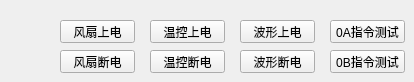
    <widget class="QWidget" name="tab_4">
     <attribute name="title">
      <string>430控制</string>
     </attribute>
     <widget class="QPushButton" name="fanElec_open">
      <property name="geometry">
       <rect>
        <x>60</x>
        <y>20</y>
        <width>75</width>
        <height>23</height>
       </rect>
      </property>
      <property name="text">
       <string>风扇上电</string>
      </property>
     </widget>
     <widget class="QPushButton" name="fanElec_close">
      <property name="geometry">
       <rect>
        <x>60</x>
        <y>50</y>
        <width>75</width>
        <height>23</height>
       </rect>
      </property>
      <property name="text">
       <string>风扇断电</string>
      </property>
     </widget>
     <widget class="QPushButton" name="temElec_open">
      <property name="geometry">
       <rect>
        <x>150</x>
        <y>20</y>
        <width>75</width>
        <height>23</height>
       </rect>
      </property>
      <property name="text">
       <string>温控上电</string>
      </property>
     </widget>
     <widget class="QPushButton" name="temElec_close">
      <property name="geometry">
       <rect>
        <x>150</x>
        <y>50</y>
        <width>75</width>
        <height>23</height>
       </rect>
      </property>
      <property name="text">
       <string>温控断电</string>
      </property>
     </widget>
     <widget class="QPushButton" name="pushButton_17">
      <property name="geometry">
       <rect>
        <x>240</x>
        <y>20</y>
        <width>75</width>
        <height>23</height>
       </rect>
      </property>
      <property name="text">
       <string>波形上电</string>
      </property>
     </widget>
     <widget class="QPushButton" name="waveElec_close">
      <property name="geometry">
       <rect>
        <x>240</x>
        <y>50</y>
        <width>75</width>
        <height>23</height>
       </rect>
      </property>
      <property name="text">
       <string>波形断电</string>
      </property>
     </widget>
     <widget class="QPushButton" name="pushButton_19">
      <property name="geometry">
       <rect>
        <x>330</x>
        <y>20</y>
        <width>75</width>
        <height>23</height>
       </rect>
      </property>
      <property name="text">
       <string>0A指令测试</string>
      </property>
     </widget>
     <widget class="QPushButton" name="pushButton_20">
      <property name="geometry">
       <rect>
        <x>330</x>
        <y>50</y>
        <width>75</width>
        <height>23</height>
       </rect>
      </property>
      <property name="text">
       <string>0B指令测试</string>
      </property>
     </widget>
    </widget>
